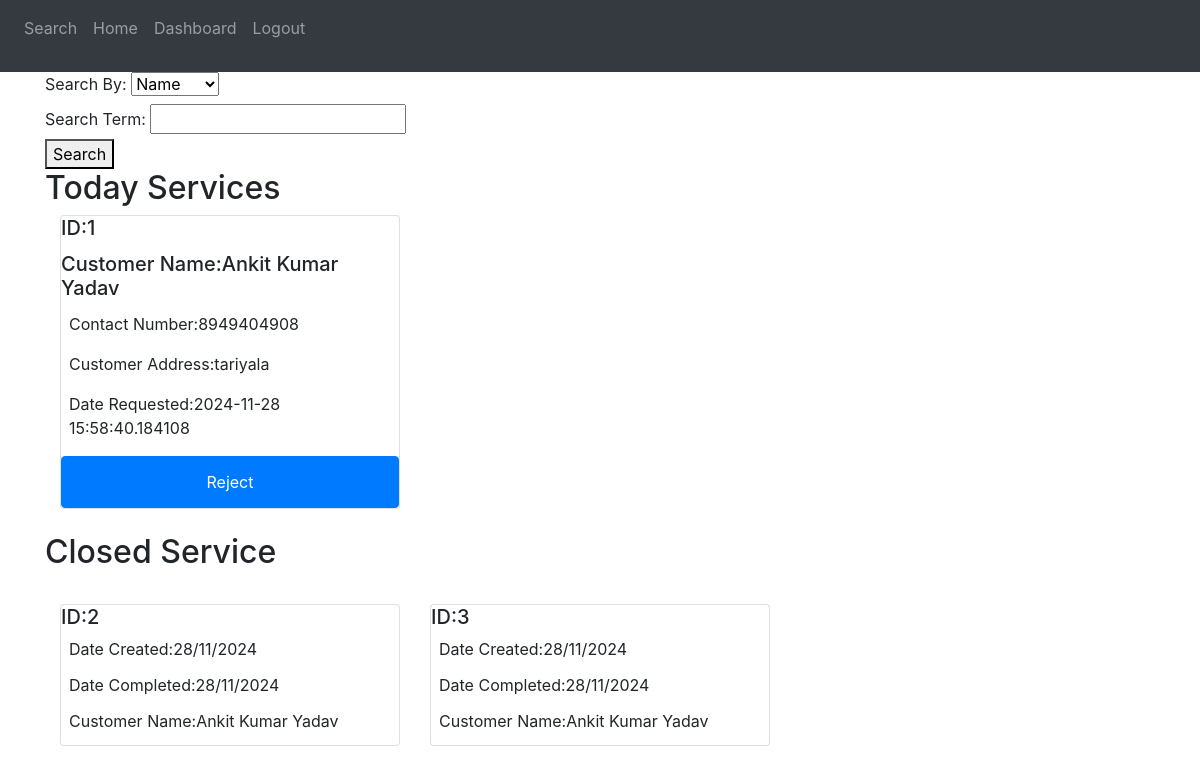
The app's page /admin/search (signed in) with its own data.
### website/models.py (models this page shows)
class Service_request(db.Model):
    __tablename__ = "service_request"
    id = db.Column(db.Integer, primary_key=True)
    service_id = db.Column(db.Integer,db.ForeignKey("service.id"))
    customer_id = db.Column(db.Integer,db.ForeignKey("customer.id"))
    date_requested=db.Column(db.DateTime(timezone=True),default=datetime.now())
    date_completed=db.Column(db.DateTime(timezone=True))
    service_status=db.Column(db.String,default="pending")
    professional_id=db.Column(db.Integer,db.ForeignKey("service_professional.id"))
    service = db.relationship('Service', back_populates='service_requests')  # Link to Service
    professional = db.relationship('Service_professional', back_populates='service_requests')  # Link to Service Professional

class Customer(db.Model,UserMixin):
    __tablename__ = "customer"
    id = db.Column(db.Integer, primary_key=True)
    email = db.Column(db.String(80), unique=True, nullable=False)
    name = db.Column(db.String(80), nullable=False)
    password = db.Column(db.String, nullable=False)
    address=db.Column(db.String(80),nullable=False)
    pincode=db.Column(db.Integer,nullable=False)
    phone=db.Column(db.Integer)
    service_requested=db.relationship('Service_request')

### website/views.py (the view)
@views.route("/admin/search")
@role_required("admin")
def admin_search():
    search_by = request.args.get('search_by', '')  # The selected option
    search_term = request.args.get('search_term', '')  # The user input for search term
    query=Customer.query.join(Service_request).filter(Customer.id==Service_request.customer_id and int(current_user.id)==Service_request.professional_id)
    if search_by == 'Service' and search_term:
        query=Service.query.all()
        query1 = query.filter(Service.name.ilike(f'%{search_term}%'))
        query2=query.filter(Service.description.ilike(f"%{search_term}%"))
        query=query1+query2
    elif search_by == 'Service_prof' and search_term:
        query=Service_professional.query.all()
        query1 = query.filter(Service_professional.name.ilike(f'%{search_term}%'))
        query = query.filter(Service_professional.verification_status.ilike(f'%{search_term}%'))
    elif search_by == 'pincode' and search_term:
        query = query.filter(Customer.pincode == search_term)
    results = query.all()
    for service in results:
        for req in service.service_requested:
            print(req)
    return render_template('service_search.html', results=results, search_by=search_by, search_term=search_term)

### website/views.py (called while the page is built)
def role_required(required_role):
    def decorator(func):
        @functools.wraps(func)
        @login_required
        def wrapper(*args, **kwargs):
            if session.get('user_type') != required_role:
                abort(403)
            return func(*args, **kwargs)
        return wrapper
    return decorator

### website/templates/service_search.html (shortened to what this page needs)
{% extends "base.html" %} {%block welcome%}<p class="nav-item nav-link">Search</p>{%endblock%}
{%block content%}
<form method="get" action="/service/search">
    <label for="search_by">Search By:</label>
    <select id="search_by" name="search_by" onchange="updateInputType()">
        <option value="name" {% if search_by=='name' %}selected{% endif %}>Name</option>
    </select>
    <br>
    <label for="search_term">Search Term:</label>
    <input id="search_term" name="search_term" type="text" value="{{ search_term }}">
    <br>
    <button type="submit">Search</button>
</form>
<h2>Today Services</h2>
{% if results %}
<div class="container">
    <div class="row">
        {%for service in results%}
        {%for req in service.service_requested%}
        {%if req.service_status=="accepted" or req.service_status=="pending"%}
        <div class="col-4">
            <div class="card">
                <h5 class="card-title">ID:{{ req.id}}</h5>
                <h5 class="card-title">Customer Name:{{ service.name}}</h5>
                <p class="card-description pl-2">Contact Number:{{service.phone}}</p>
                <p class="card-description pl-2">Customer Address:{{service.address}}</p>
                <p class="card-description pl-2">Date Requested:{{req.date_requested}}</p>
                {%if req.status=="pending"%}
                <form method="POST" action="/service/{{service.id}}" class="btn btn-primary"><input type="hidden"
                        name="_method" value="PUT">
                    <input type="hidden" name="form_type" value="accept"><button class="btn btn-primary">Accept</button>
                </form>
                {%else%}
                <form method="POST" action="/service/{{service.id}}" class="btn btn-primary"><input type="hidden"
                    <input type="hidden" name="form_type" value="reject"><button class="btn btn-primary">Reject</button>
                </form>
                {%endif%}
            </div>
        </div>
        {%endif%}
        {%endfor%}
        {%endfor%}
    </div>
</div>
{% else %}
<p>No results found.</p>
{% endif %}
<br>
<h2>
    Closed Service
</h2>
<br>
<div class="container">
    <div class="row">
        {%for service in results%}
        {%for req in service.service_requested%}
        {%if req.service_status=="closed"%}
        <div class="col-4">
            <div class="card">
                <h5 clas="=card-title pl-2">ID:{{req.id}}</h5>
                <p class="card-title pl-2">Date Created:{{req.date_requested.strftime("%d/%m/%Y")}}</p>
                <p class="card-title pl-2">Date Completed:{{req.date_completed.strftime("%d/%m/%Y")}}</p>
                <p class="card-title pl-2">Customer Name:{{service.name}}</p>
            </div>
        </div>
        {%endif%}
        {%endfor%}
        {%endfor%}
    </div>
</div>
{%endblock%}

### records on screen
Customer: name "Ankit Kumar Yadav", phone "8949404908", address "tariyala"
Service_request: id "1", date_requested "2024-11-28 15:58:40.184108"
Service_request: id "2", date_requested "28/11/2024", date_completed "28/11/2024"
Service_request: id "3", date_requested "28/11/2024", date_completed "28/11/2024"
